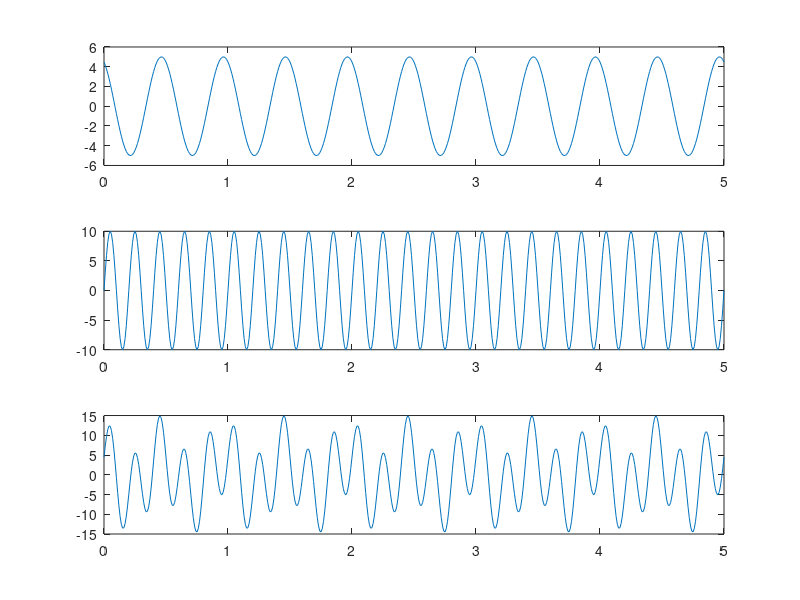

The MATLAB script that drew this image:
fc=2;
a=5;
phi=90;
fs=100;
T=1;
t=0:1/fs:5*T;

y=a*sin(2*pi*fc*t+phi);
z=10*sin(2*pi*5*t+0);
x=y+z;

subplot(3,1,1);
plot(t,y);
subplot(3,1,2);
plot(t,z);

subplot(3,1,3);
plot(t,x);
